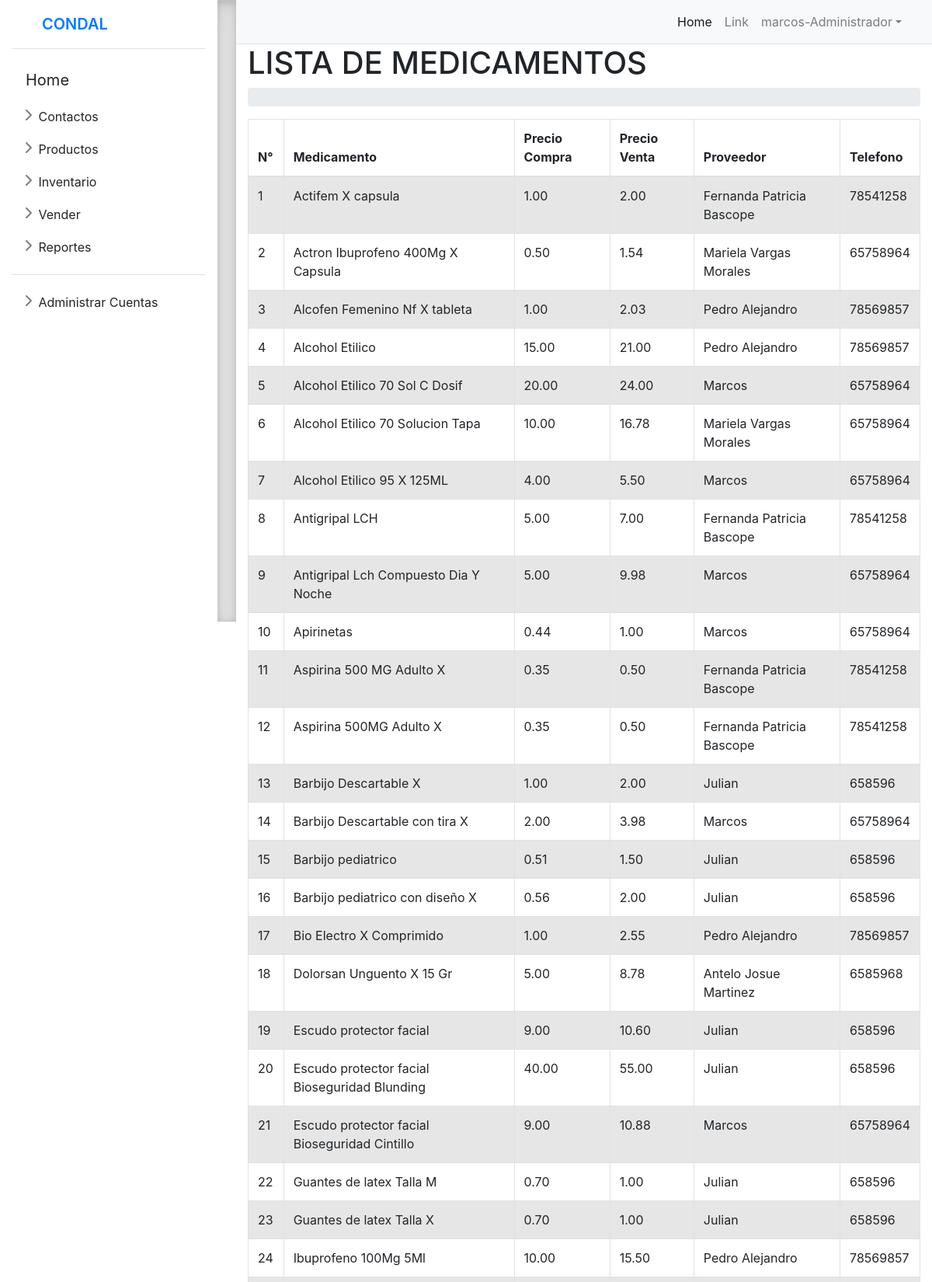
Page /productos/listaProductos/ (signed in, upper part) on the committed database.
### farmacia/models.py (models this page shows, shortened)
class CustomUser(AbstractUser):
    rol = models.ForeignKey(Rol, on_delete=models.CASCADE, blank=True, null=True)
    DNI = models.CharField(max_length=255, null=True, blank=True)
    telefono = models.PositiveSmallIntegerField(null=True, blank=True)
    class Meta:
        verbose_name = 'CustomUser'
        verbose_name_plural = 'CustomUsers'
    def __str__(self):
        return f"{self.username}-{self.rol.nombre}"

class Rol(models.Model):
    nombre = models.CharField(max_length=255)

class Producto(models.Model):
    nombre = models.CharField(max_length=255,unique=True)
    descripcion = models.TextField(null=True,blank=True)
    precio = models.DecimalField(max_digits=10, decimal_places=2)
    precioVenta=models.DecimalField(max_digits=10,decimal_places=2)
    proveedor = models.ForeignKey(Proveedor, on_delete=models.CASCADE)
    categoria = models.ForeignKey(Categoria, on_delete=models.CASCADE)
    marca = models.ForeignKey(Marca, on_delete=models.CASCADE)
    cantidad_vistas = models.PositiveIntegerField(default=0)

class Proveedor(models.Model):
    nombre = models.CharField(max_length=255)
    direccion = models.CharField(max_length=255)
    telefono = models.CharField(max_length=20)

### farmacia/views.py (the view)
# urls.py: path('productos/listaProductos/',views.listaProductos, name='listaProductos'),
@login_required(login_url='login')
def listaProductos(request):
    lista_producto=Producto.objects.all().order_by('nombre')
    context={'lista_producto':lista_producto}
    return render(request,'productos/listaProductos.html',context)

### templates/productos/listaProductos.html (shortened to what this page needs)
{% extends 'layout.html' %}
{% load static %}
{% block content %}
<div class="wrapper">
    <div class="content-wrapper">
      <section class="content-header">
        <h1>
            LISTA DE MEDICAMENTOS
        </h1>
        <ol class="breadcrumb">
        </ol>
      </section>
      <div class="box-body">
        <table id="example1" class="table table-bordered table-striped">
          <thead>
           <tr>
              <th>N°</th>
              <th>Medicamento</th>
              <th>Precio Compra</th>
              <th>Precio Venta</th>
              <th>Proveedor</th>
              <th>Telefono</th>
            </tr>
          </thead>
          <tbody>
           {% for produ in lista_producto %}
            <tr>
              <td>{{forloop.counter}}</td>
              <td>{{produ.nombre}}</td>
              <td>{{produ.precio}}</td>
              <td>{{produ.precioVenta}}</td>
              <td>{{produ.proveedor.nombre}}</td>
              <td>{{produ.proveedor.telefono}}</td>
            </tr>
            {% endfor %}
          </tbody>
        </table>
      </div>
{%endblock%}

### templates/layout.html (shortened to what this page needs)
{% load static %}
<!doctype html>
<html lang="en">
<head>
  <link rel="stylesheet" href="https://cdn.jsdelivr.net/npm/bootstrap@5.2.0/dist/css/bootstrap.min.css"
>
    <link rel="stylesheet" href="{% static 'css/styles.css' %}">
    <link rel="stylesheet" href="{% static 'css/sidebars.css' %}">
    <link href="https://cdn.jsdelivr.net/npm/bootstrap@5.1.3/dist/css/bootstrap.min.css" rel="stylesheet">
    <link rel="stylesheet" href="https://cdn.jsdelivr.net/npm/bootstrap@4.6.2/dist/css/bootstrap.min.css">
</head>
<body>
  <div class="d-flex" id="wrapper">
    <div class="flex-shrink-0 p-3 bg-white sidebar-header" style="width: 280px;" >
        <a href="{% url 'home' %}" class="d-flex align-items-center pb-3 mb-3 link- text-decoration-none border-bottom">
          <svg class="bi me-2" width="30" height="24"><use xlink:href="#bootstrap"/></svg>
          <span class="fs-5 fw-semibold">CONDAL</span>
        </a>
        <ul class="list-unstyled ps-0">
          <li class="mb-1">
            <a class="btn btn-lg " href="{% url 'home' %}">Home</a>
          </li>
          <li class="mb-1">
            <button class="btn btn-toggle align-items-center rounded collapsed" data-bs-toggle="collapse" data-bs-target="#contactos-collapse" aria-expanded="false">
              Contactos
            </button>
          </li>
          <li class="mb-1">
            <button class="btn btn-toggle align-items-center rounded collapsed" data-bs-toggle="collapse" data-bs-target="#productos-collapse" aria-expanded="false">
              Productos
            </button>
          </li>
          <li class="mb-1">
            <button class="btn btn-toggle align-items-center rounded collapsed" data-bs-toggle="collapse" data-bs-target="#compras-collapse" aria-expanded="false">
              Inventario
            </button>
          </li>
          <li class="mb-1">
            <button class="btn btn-toggle align-items-center rounded collapsed" data-bs-toggle="collapse" data-bs-target="#vender-collapse" aria-expanded="false">
              Vender
            </button>
          </li>
          <li class="mb-1">
            <button class="btn btn-toggle align-items-center rounded collapsed" data-bs-toggle="collapse" data-bs-target="#reportes-collapse" aria-expanded="false">
              Reportes
            </button>
          </li>
          <li class="border-top my-3"></li>
          {% if request.user.rol.nombre == 'Administrador'%}
          <li class="mb-1">
            <button class="btn btn-toggle align-items-center rounded collapsed" data-bs-toggle="collapse" data-bs-target="#account-collapse" aria-expanded="false">
              Administrar Cuentas
            </button>
          </li>
        {% endif %}
        </ul>
      </div>
      <div class="b-example-divider"></div>
    <div id="page-content-wrapper">
        <nav class="navbar navbar-expand-lg navbar-light bg-light border-bottom">
            <div class="container-fluid">
                <div class="collapse navbar-collapse" id="navbarSupportedContent">
                    <ul class="navbar-nav ms-auto mt-2 mt-lg-0">
                        <li class="nav-item active"><a class="nav-link" href="{% url 'home' %}">Home</a></li>
                        <li class="nav-item"><a class="nav-link" href="#!">Link</a></li>
                        <li class="nav-item dropdown">
                            <a class="nav-link dropdown-toggle" id="navbarDropdown" href="#" role="button" data-bs-toggle="dropdown" aria-haspopup="true" aria-expanded="false">{{request.user}}</a>
                        </li>
                    </ul>
                </div>
            </div>
        </nav>
        <div class="container-fluid">
          {% block  content %} {% endblock %}
        </div>
    </div>
</div>
</body>
</html>

### static/css/sidebars.css (style rules this page uses)
body { min-height: 100vh; min-height: -webkit-fill-available; }
html { height: -webkit-fill-available; }
.b-example-divider { flex-shrink: 0; width: 1.5rem; height: 100vh; background-color: rgba(0, 0, 0, .1); border: solid rgba(0, 0, 0, .15); border-width: 1px 0; box-shadow: inset 0 .5em 1.5em rgba(0, 0, 0, .1), inset 0 .125em .5em rgba(0, 0, 0, .15); }
.bi { vertical-align: -.125em; pointer-events: none; fill: currentColor; }
.dropdown-toggle { outline: 0; }
.btn-toggle { display: inline-flex; align-items: center; padding: .25rem .5rem; font-weight: 600; color: rgba(0, 0, 0, .65); background-color: transparent; border: 0; }
.btn-toggle::before { width: 1.25em; line-height: 0; transition: transform .35s ease; transform-origin: .5em 50%; }
.fw-semibold { font-weight: 600; }

### rows in the picture
CustomUser: user "marcos-Administrador"
Producto: nombre "Actifem X capsula", precio "1.00", precioVenta "2.00", proveedor.nombre "Fernanda Patricia Bascope", proveedor.telefono "78541258"
Producto: nombre "Actron Ibuprofeno 400Mg X Capsula", precio "0.50", precioVenta "1.54", proveedor.nombre "Mariela Vargas Morales", proveedor.telefono "65758964"
Producto: nombre "Alcofen Femenino Nf X tableta", precio "1.00", precioVenta "2.03", proveedor.nombre "Pedro Alejandro", proveedor.telefono "78569857"
Producto: nombre "Alcohol Etilico", precio "15.00", precioVenta "21.00", proveedor.nombre "Pedro Alejandro", proveedor.telefono "78569857"
Producto: nombre "Alcohol Etilico 70 Sol C Dosif", precio "20.00", precioVenta "24.00", proveedor.nombre "Marcos", proveedor.telefono "65758964"
Producto: nombre "Alcohol Etilico 70 Solucion Tapa", precio "10.00", precioVenta "16.78", proveedor.nombre "Mariela Vargas Morales", proveedor.telefono "65758964"
Producto: nombre "Alcohol Etilico 95 X 125ML", precio "4.00", precioVenta "5.50", proveedor.nombre "Marcos", proveedor.telefono "65758964"
Producto: nombre "Antigripal LCH", precio "5.00", precioVenta "7.00", proveedor.nombre "Fernanda Patricia Bascope", proveedor.telefono "78541258"
Producto: nombre "Antigripal Lch Compuesto Dia Y Noche", precio "5.00", precioVenta "9.98", proveedor.nombre "Marcos", proveedor.telefono "65758964"
Producto: nombre "Apirinetas", precio "0.44", precioVenta "1.00", proveedor.nombre "Marcos", proveedor.telefono "65758964"
Producto: nombre "Aspirina 500 MG Adulto X", precio "0.35", precioVenta "0.50", proveedor.nombre "Fernanda Patricia Bascope", proveedor.telefono "78541258"
Producto: nombre "Aspirina 500MG Adulto X", precio "0.35", precioVenta "0.50", proveedor.nombre "Fernanda Patricia Bascope", proveedor.telefono "78541258"
Producto: nombre "Barbijo Descartable X", precio "1.00", precioVenta "2.00", proveedor.nombre "Julian", proveedor.telefono "658596"
Producto: nombre "Barbijo Descartable con tira X", precio "2.00", precioVenta "3.98", proveedor.nombre "Marcos", proveedor.telefono "65758964"
Producto: nombre "Barbijo pediatrico", precio "0.51", precioVenta "1.50", proveedor.nombre "Julian", proveedor.telefono "658596"
Producto: nombre "Barbijo pediatrico con diseño X", precio "0.56", precioVenta "2.00", proveedor.nombre "Julian", proveedor.telefono "658596"
Producto: nombre "Bio Electro X Comprimido", precio "1.00", precioVenta "2.55", proveedor.nombre "Pedro Alejandro", proveedor.telefono "78569857"
Producto: nombre "Dolorsan Unguento X 15 Gr", precio "5.00", precioVenta "8.78", proveedor.nombre "Antelo Josue Martinez", proveedor.telefono "6585968"
Producto: nombre "Escudo protector facial", precio "9.00", precioVenta "10.60", proveedor.nombre "Julian", proveedor.telefono "658596"
Producto: nombre "Escudo protector facial Bioseguridad Blunding", precio "40.00", precioVenta "55.00", proveedor.nombre "Julian", proveedor.telefono "658596"
Producto: nombre "Escudo protector facial Bioseguridad Cintillo", precio "9.00", precioVenta "10.88", proveedor.nombre "Marcos", proveedor.telefono "65758964"
Producto: nombre "Guantes de latex Talla M", precio "0.70", precioVenta "1.00", proveedor.nombre "Julian", proveedor.telefono "658596"
Producto: nombre "Guantes de latex Talla X", precio "0.70", precioVenta "1.00", proveedor.nombre "Julian", proveedor.telefono "658596"
Producto: nombre "Ibuprofeno 100Mg 5Ml", precio "10.00", precioVenta "15.50", proveedor.nombre "Pedro Alejandro", proveedor.telefono "78569857"
